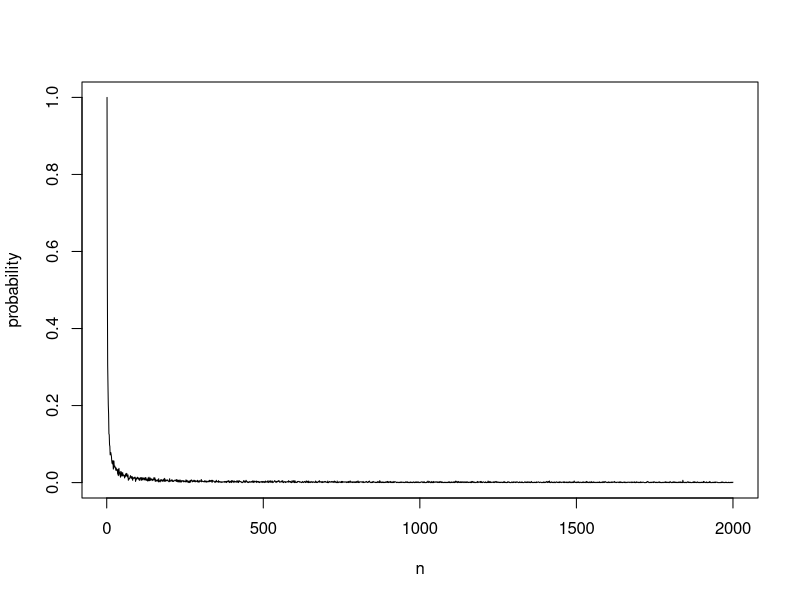
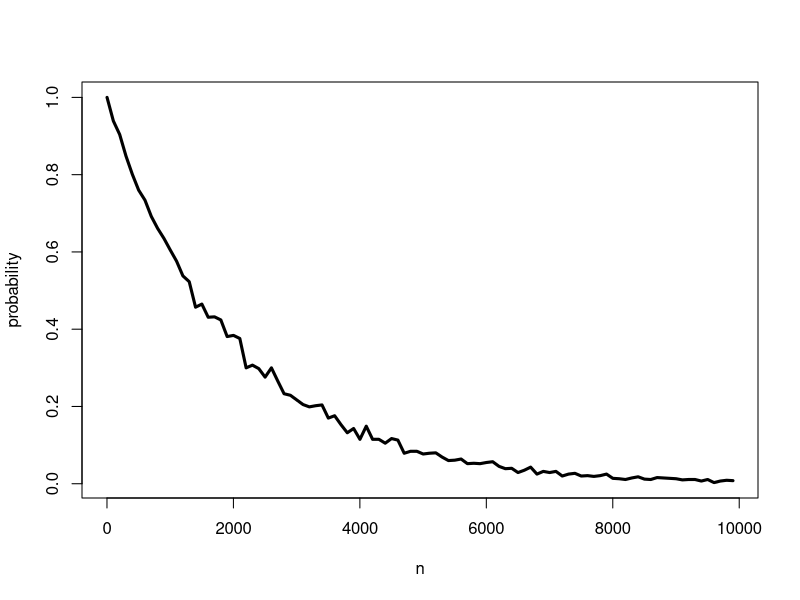
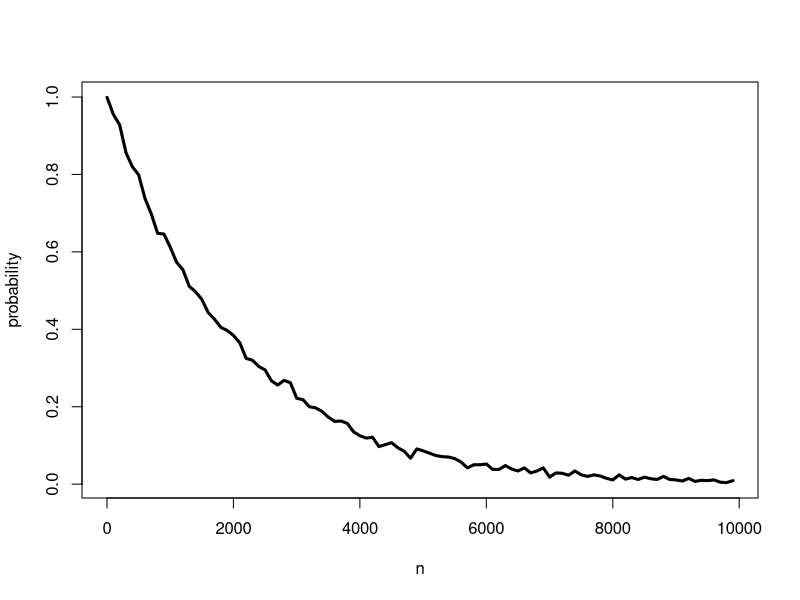

Source code (R) for these figures, in order:
rm(list=ls())
set.seed(seed=1234)


r=1000
n=1:2000;
a=c(0,0);
e=0.000005
for (i in n)
	a[i]=mean(abs(rbinom(r,1,1/i))>e) #mod(Xn-0) value of r reptition of n if > e
a
plot(n,a,type='l',ylab="probability")

#If Xi ~ U[0,theta], then max{X1,X2,X3,.....Xn} converges in probability to theta
rm(list=ls())
set.seed(seed=1234)
theta=1;
r=1000
n=seq(1,10000,100);n
a=rep(0,length(n));a
e=0.0005
#mean(replicate(r,ifelse(abs(max(runif(i,0,theta))-theta)>e,1,0)))
#abs(max(runif(100,0,theta))-theta)>e
for (i in 1:length(n))
{
	a[i]=mean(replicate(r,ifelse(abs(max(runif(n[i],0,theta))-theta)>e,1,0))) #mod(X(n)-theta) value of sample size of i if > e
}
a
plot(n,a,type='l',lwd=3,ylab="probability")
	

#If Xi ~ U[0,theta], then min{X1,X2,X3,.....Xn} converges in probability to 0
rm(list=ls())
set.seed(seed=1234)
theta=1;
r=1000
n=seq(1,10000,100);n
a=rep(0,length(n));a
e=0.0005

for (i in 1:length(n))
{
	a[i]=mean(replicate(r,ifelse(abs(min(runif(n[i],0,theta))-0)>e,1,0))) #mod(X(n)-theta) value of sample size of i if > e
}
a
plot(n,a,type='l',lwd=3,ylab="probability")
	





